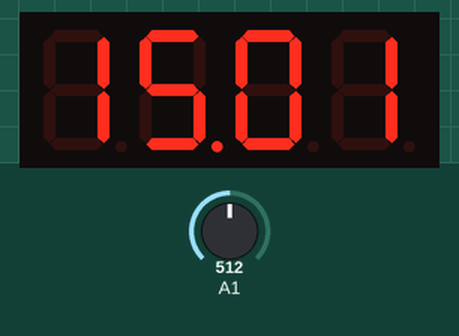
This sketch was run on a simulated Arduino Uno, built with avr-gcc and run on an emulated ATmega328P. Parts: 4-digit seven-segment display. The inputs (shaded band) are chosen by the test bench; at power-on: A1 = 512.

Above: at 1.2 s.
1.3 s: A1 set to 716
At 2.2 s:
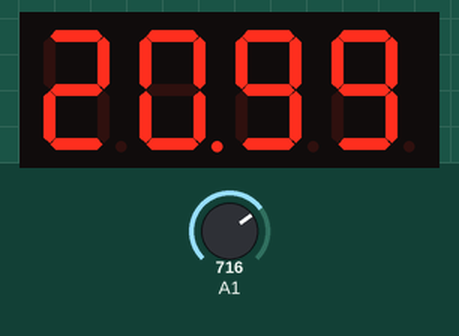
2.8 s: A1 set to 900
At 4.1 s:
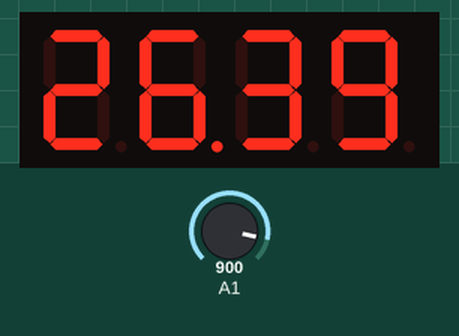
4.4 s: A1 set to 1023
At 4.8 s:
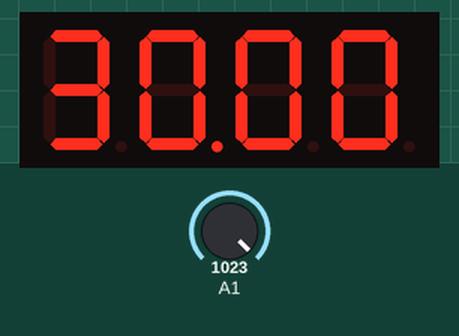
Timing chart, 0 to 7.4 s (numbered marks = the images above; inputs shaded):
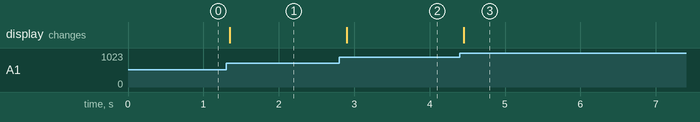

Measured:
- after the input at 1.3 s, the display: changes after 0.05 s (image 1)
- after the input at 2.8 s, the display: changes after 0.10 s (image 2)
- after the input at 4.4 s, the display: changes after 0.06 s (image 3)

The sketch:

Programa.ino
```cpp
// C++ code
//
#include "Adafruit_LEDBackpack.h"

Adafruit_7segment led_display1 = Adafruit_7segment();

void setup()
{
  led_display1.begin(112);
  pinMode(A1, INPUT);
}

void loop()
{
  // Convert from 0-1023 range to 0-30V range
  // (.0293255  = 30.0 / 1023)

  //led_display1.println((analogRead(A1) * 0.0293255));
  //led_display1.println(map(analogRead(A1), 0, 1023, 0, 30));
  float aux=0;
  aux=map(analogRead(A1), 0, 1023, 0, 3000);
  led_display1.println(aux/100);
  led_display1.writeDisplay();
  delay(100); // Wait for 100 millisecond(s)
}
```
